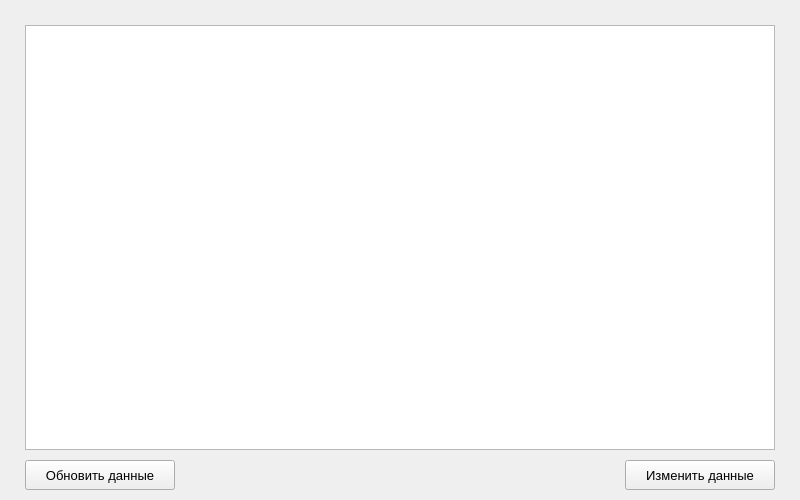
<?xml version="1.0" encoding="UTF-8"?>
<ui version="4.0">
 <class>MainWindow</class>
 <widget class="QMainWindow" name="MainWindow">
  <property name="geometry">
   <rect>
    <x>0</x>
    <y>0</y>
    <width>800</width>
    <height>500</height>
   </rect>
  </property>
  <property name="windowTitle">
   <string>MainWindow</string>
  </property>
  <widget class="QWidget" name="centralwidget">
   <widget class="QTableWidget" name="tableWidget">
    <property name="geometry">
     <rect>
      <x>25</x>
      <y>25</y>
      <width>750</width>
      <height>425</height>
     </rect>
    </property>
   </widget>
   <widget class="QPushButton" name="pushButton">
    <property name="geometry">
     <rect>
      <x>625</x>
      <y>460</y>
      <width>150</width>
      <height>30</height>
     </rect>
    </property>
    <property name="font">
     <font>
      <pointsize>10</pointsize>
     </font>
    </property>
    <property name="text">
     <string>Изменить данные</string>
    </property>
   </widget>
   <widget class="QPushButton" name="pushButton_2">
    <property name="geometry">
     <rect>
      <x>25</x>
      <y>460</y>
      <width>150</width>
      <height>30</height>
     </rect>
    </property>
    <property name="font">
     <font>
      <pointsize>10</pointsize>
     </font>
    </property>
    <property name="text">
     <string>Обновить данные</string>
    </property>
   </widget>
  </widget>
 </widget>
 <resources/>
 <connections/>
</ui>
